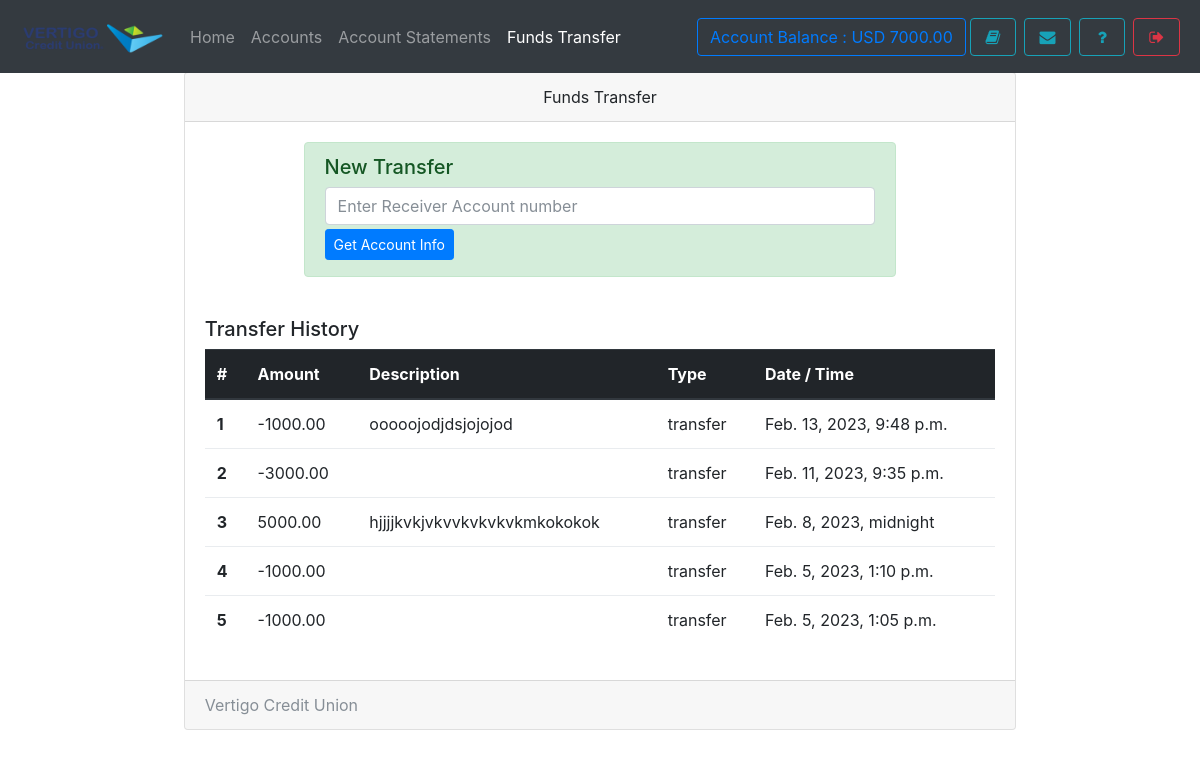
/user/transfer (signed in), run on the app's committed database.
### core/models.py (models this page shows, shortened)
class User(AbstractUser):
    username = None
    email = models.EmailField(
        _('Email'),
        max_length=150,
        unique=True,
        help_text=_('Required. 150 characters or fewer. Letters, digits and @/./+/-/_ only.'),
        error_messages={
            'unique': _("A user with that email already exists."),
        },
    )
    objects = BaseManager()
    USERNAME_FIELD = 'email'
    REQUIRED_FIELDS = []
    choices = (('user','user'),('cashier','cashier'),('manager','manager'))
    usertype = models.CharField(max_length = 10, default = "user")

class Account(models.Model):
    user = models.OneToOneField(User,on_delete= models.CASCADE)
    account_number = models.CharField(max_length = 10,unique = True,validators=[numeric_validation])
    balance = models.BigIntegerField()
    branch  = models.ForeignKey(Branch,null = True,blank=True,on_delete=models.SET_NULL)
    account_type = models.CharField(max_length = 10, choices = (('current','current'),('savings','savings')),default = "savings")
    first_name = models.CharField(max_length = 256)
    middle_name = models.CharField(max_length = 256, blank = True)
    last_name = models.CharField(max_length = 256)
    dob = models.DateField(blank=True,null = True)
    gender = models.CharField(max_length= 2, choices=(('m',"male"),('f',"female")), blank=True)
    city = models.CharField(max_length= 20, blank=True)
    religion = models.CharField(max_length= 20, blank=True)
    marital_status = models.CharField(max_length= 2, choices=(('s',"Single"),('m',"Married")), blank=True)
    address = models.CharField(max_length= 40, blank=True)
    contact = models.CharField(max_length=12,blank=True, validators=[numeric_validation])
    means_of_id = models.CharField(max_length = 10, choices = (('nid','national id card'),('dl','driver licence'),('vc','Voters Card'),
    ('ip','International Passport')), blank=True)
    id_number = models.CharField(max_length= 20, blank=True)
    id_expiry_date = models.DateField(blank=True,auto_now_add=False,null=True)
    next_of_kin_title = models.CharField(max_length= 256, blank=True)
    next_of_kin_name = models.CharField(max_length= 256, blank=True)
    next_of_kin_email = models.EmailField(blank=True)
    next_of_kin_dob = models.DateField(blank=True, auto_now_add=False,null=True)
    next_of_kin_contact = models.CharField(max_length= 12, blank=True)
    date_created = models.DateTimeField(auto_now_add = True)

class Transfer(models.Model):
    sent_from = models.ForeignKey(Account,related_name = "transfers", null = True, blank = True,on_delete=models.CASCADE)
    sent_to = models.ForeignKey(Account,related_name = "receives",null = True, blank = True,on_delete=models.CASCADE)
    account_number = models.CharField(max_length = 12, null= True, blank=True)
    description = models.CharField(max_length=200, blank = True)
    amount = models.BigIntegerField()
    date_created =models.DateTimeField(default=timezone.now)

### core/views.py (the view, shortened to what this page needs)
# urls.py: path('user/transfer',UserFundTransferView.as_view(),name = "user-transfer"),
class UserFundTransferView(UserRequiredMixin,View):
    def get(self,request):
        user = request.user
        account = user.account
        transfers = Transfer.objects.filter(Q(sent_from = account)| Q(sent_to = account)).order_by("-date_created")
        acc_number = request.GET.get("acc_no")
        if acc_number:
            account = Account.objects.filter(account_number = acc_number).exclude(user = user)
            if account.exists():
                account = account.first()
            else:
                account = OtherAccount.objects.filter(account_number = acc_number)
                if account.exists():
                    account = account.first()
                else:
                    messages.error(request,"This account number is not registered as a beneficiary")
        else:
            account = None
        return render(request,"user/transfer.html",{'account':account,'transfers':transfers})

### core/views.py (called while the page is built)
    def test_func(self):
        return self.request.user.is_staff or self.request.user.usertype == "user"

### core/templates/user/transfer.html (shortened to what this page needs)
{% extends 'user/user-base.html' %}
{% block content %}
<div class="container">
    <div class="card responsive-width mx-auto">
    <div class="card-header text-center">
      Funds Transfer
    </div>
    <div class="card-body overflow-auto">
        <form method="get">
            <div class="alert alert-success responsive-width mx-auto">
              <h5>New Transfer</h5>
              <input type="text" name="acc_no" class="form-control " placeholder="Enter Receiver Account number" required>
              <button type="submit" class="btn btn-primary btn-bloc btn-sm my-1">Get Account Info</button>
            </div>
        </form>
      <br>
      <h5>Transfer History</h5>
      <div id="list-group rounded-0">
        <table class="table">
          <thead class="thead-dark">
            <tr>
              <th scope="col">#</th>
              <th scope="col">Amount</th>
              <th scope="col">Description</th>
              <th scope="col">Type</th>
              <th scope="col">Date / Time</th>
            </tr>
          </thead>
          <tbody>
            {% for obj in transfers %}
            <tr>
              <th scope="row">{{forloop.counter}}</th>
              <td>{% if obj.sent_from.user == request.user %}-{% endif %}{{obj.amount}}.00</td>
              <td>{{obj.description}}</td>
              <td>{{obj.get_type|default:"transfer"}}</td>
              <td>{{obj.date_created}}</td>
            </tr>
            {% empty %}
            <div class='text-center'><small class='text-muted'><i>No Transfer has been made yet.</i></small></div>
          {% endfor %}
          </tbody>
        </table>
      </div>
    </div>
    <div class="card-footer text-muted">
     {{request.bankname}}
    </div>
  </div>
  </div>
{% endblock %}

### core/templates/user/user-base.html (shortened to what this page needs)
{% extends 'base.html' %}
{% load static %}
{% block body %}
<div style="background-size: 100%" class="bg-gradient-seconday">
<nav class="navbar navbar-expand-lg navbar-dark bg-dark fixed-top">
 <a class="navbar-brand" href="{% url 'manager-index' %}">
    <img src="{% static 'themes/custom/vacu/logo.png' %}" style="object-fit:cover;object-position:center center; width: 150px;" class="d-inline-block align-top" alt="">
  </a>
  <div class="collapse navbar-collapse" id="navbarSupportedContent">
    <ul class="navbar-nav mr-auto">
      <li class="nav-item ">
        <a class="nav-link {% if request.path == '/user' %}active{% endif %}" href="{% url 'user-index' %}">Home <span class="sr-only">(current)</span></a>
      </li>
      <li class="nav-item {% if request.path == '/user/account' %}active{% endif %}">  <a class="nav-link" href="{% url 'user-account' %}">Accounts</a></li>
      <li class="nav-item {% if request.path == '/user/statement' %}active{% endif %}">  <a class="nav-link" href="{% url 'user-statement' %}">Account Statements</a></li>
      <li class="nav-item {% if request.path == '/user/transfer' %}active{% endif %}">  <a class="nav-link" href="{% url 'user-transfer' %}">Funds Transfer</a></li>
    </ul>
    <form class="form-inline my-2 my-lg-0">
        <a href="javascript:void(0)" class="btn btn-outline-primary margin-bottom-mobile" data-toggle="tooltip" title="Your current Account Balance">Account Balance : USD {{request.user.account.balance}}.00</a>
        <a href="{% url 'user-account' %}" data-toggle="tooltip" title="Account Summary" class="btn btn-outline-info mx-1" ><i class="fa fa-book fa-fw"></i></a>
        <a href="{% url 'user-notification' %}" data-toggle="tooltip" title="View Notice" class="btn btn-outline-info mx-1" ><i class="fa fa-envelope fa-fw"></i></a>
        <a href="{% url 'user-feedback' %}" data-toggle="tooltip" title="Help?" class="btn btn-outline-info mx-1" ><i class="fa fa-question fa-fw"></i></a>
        <a href="{% url 'user-logout' %}" data-toggle="tooltip" title="Logout" class="btn btn-outline-danger mx-1" ><i class="fa fa-sign-out fa-fw"></i></a>
    </form>
  </div>
</nav><br><br><br>
{% block content %}
{% endblock %}
</div>
{% endblock %}

### core/static/css/custom.css (style rules this page uses)
.responsive-width { width: 75%; }
.overflow-auto { overflow-x: auto; }

### data on the page
User: user.account.balance "7000"
Transfer: amount "1000", description "ooooojodjdsjojojod", get_type "transfer", date_created "Feb. 13, 2023, 9:48 p.m."
Transfer: amount "3000", get_type "transfer", date_created "Feb. 11, 2023, 9:35 p.m."
Transfer: amount "5000", description "hjjjjkvkjvkvvkvkvkvkmkokokok", get_type "transfer", date_created "Feb. 8, 2023, midnight"
Transfer: amount "1000", get_type "transfer", date_created "Feb. 5, 2023, 1:10 p.m."
Transfer: amount "1000", get_type "transfer", date_created "Feb. 5, 2023, 1:05 p.m."

### other printed values
{{ request.bankname }} "Vertigo Credit Union"
